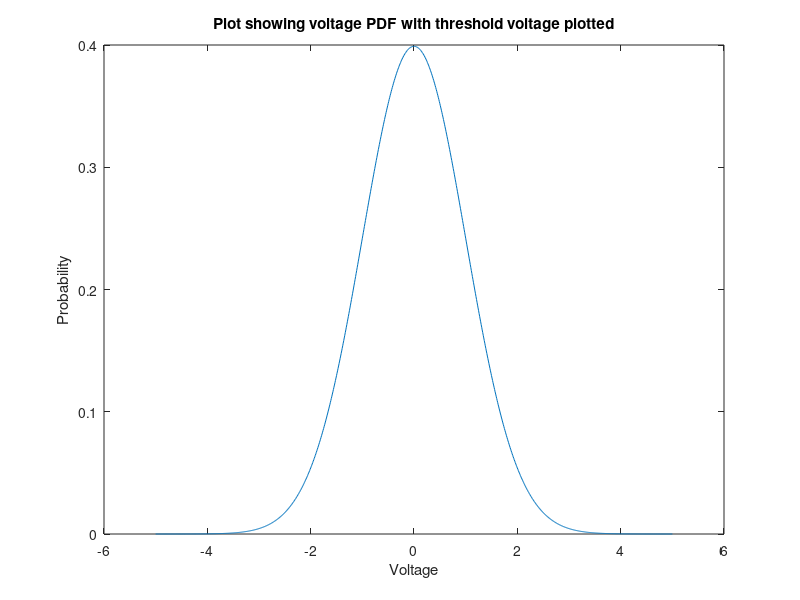

The MATLAB source for this figure: (Note: this script raises an error after producing the figure.)
% pfa = 10e-4;
% pd = 0.999;
% 
% loc_pfa = norminv(pfa)
% loc_pd  = norminv(1-0.999);
% 
% %Noise only distribution
% x_H0 = -3:.1:3;
% pd_H0 = makedist('Normal')
% pdf_normal_H0 = pdf(pd_H0,x_H0);
% plot(x_H0,pdf_normal)
% hold on
% 
% %Noise and signal distribution
% x_H1 = -3:.1:3;
% pd_H1 = makedist('Normal')
% pdf_normal_H1 = pdf(pd_H1,x_H1);

% 
% xline(loc_pd)
% 
% 
close all

pfa = 10e-8;

%% NOISE VOLTAGE DISTRIBUTION

x = -5:.01:5;
sigma = 1;
pd = makedist('Normal','Sigma',sigma);

figure
plot(x, pdf(pd,x))

xlabel("Voltage")
ylabel("Probability")
title("Plot showing voltage PDF with threshold voltage plotted")

%% THRESHOLD VOLTAGE

%inverse of the cumulative normal distribution give threshold voltage
x_th_pfa = 1 - norminv(pfa, sigma);
hold on
xline(x_th_pfa)


%% CUMULATIVE VOLTAGE DISTRIBUTION OF NOISE

figure

norm_area_right_pfa = 1 - cdf('Normal',x_th_pfa,0,sigma);

plot(x,cdf('Normal',x,0,sigma))
hold on
xline(norminv(norm_area_right_pfa,0,sigma))

xlabel("voltage")
ylabel("cumulative probability")
title("CDF of noise voltage")

%% SIGNAL DISTRIBUTION

pd = 0.1;

sigma_pd = 1;
x_th_pd = norminv(1-pd,0,sigma_pd)

figure
plot(x,cdf('Normal',x,0,sigma_pd));
xline(x_th_pd)


pd_pd = makedist('Normal','Sigma',sigma, 'mu', 0);

figure
plot(x,pdf(pd_pd,x))
hold on
xline(x_th_pd)

%% HOPEFUL CALCULATIONS

x_th_pfa
x_th_pd
t = -(x_th_pd-x_th_pfa)/x_th_pfa
